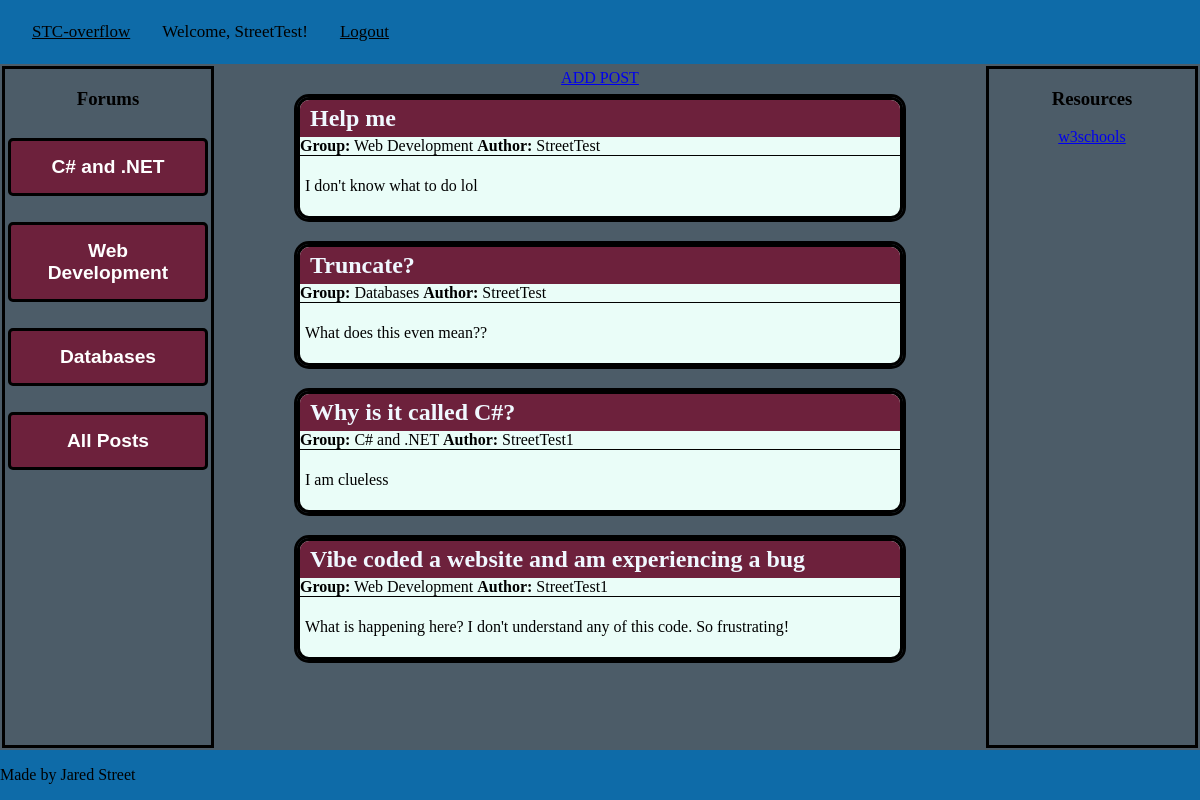
/STC-overflow/index.php (signed in), run on the app's committed database.
### tables this page shows
CREATE TABLE IF NOT EXISTS `posts` (
  `id` int NOT NULL AUTO_INCREMENT,
  `user_id` int NOT NULL,
  `forum_group` varchar(255) NOT NULL,
  `title` varchar(255) NOT NULL,
  `content` text NOT NULL,
  `created_at` timestamp NULL DEFAULT CURRENT_TIMESTAMP,
  PRIMARY KEY (`id`),
  KEY `user_id` (`user_id`)
);

CREATE TABLE IF NOT EXISTS `users` (
  `id` int NOT NULL AUTO_INCREMENT,
  `username` varchar(50) NOT NULL,
  `email` varchar(191) NOT NULL,
  `password` varchar(255) NOT NULL,
  `created_at` timestamp NULL DEFAULT CURRENT_TIMESTAMP,
  `remember_token` varchar(255) DEFAULT NULL,
  PRIMARY KEY (`id`),
  UNIQUE KEY `username` (`username`),
  UNIQUE KEY `email` (`email`)
);

### STC-overflow/controllers/HomeController.php (called while the page is built)
<?php
require_once('model/postDb.php');
require_once('model/db.php');
$postModel = new Post();
$posts = $postModel->getPosts($db);
require 'view/home.php';
?>

### STC-overflow/model/postDb.php (called while the page is built, shortened)
<?php
class Post {
    function getPosts($db) {
        try {
            $stmt = $db->prepare("SELECT posts.id, posts.user_id, users.username, posts.forum_group, posts.title, posts.content
                                FROM posts
                                JOIN users ON posts.user_id = users.id");
            $stmt->execute();
            return $stmt->fetchAll(PDO::FETCH_ASSOC);
        } catch (PDOException $e) {
            error_log("DB error: " . $e->getMessage());
            return false;
        }
    }
}
?>

### STC-overflow/view/home.php (the view, shortened to what this page needs)
<div class="wrapper">
    <div class="forum-container">
        <h3>Forums</h3>
        <form method="GET">
            <button type="submit" name="group" value="C# and .NET">C# and .NET</button>
        </form>
        <form method="GET">
            <button type="submit" name="group" value="Web Development">Web Development</button>
        </form>
        <form method="GET">
            <button type="submit" name="group" value="Databases">Databases</button>
        </form>
        <form method="GET">
            <button type="submit">All Posts</button>
        </form>
    </div>
    <div class="main-content">
        <div class="add-post-btn">
            <a class="add-post-btn" href="?action=add_post">ADD POST</a>
        </div>
        <div class="post-container">
            <?php if (!empty($posts)): ?>
                <?php foreach ($posts as $post): ?>
                    <div class="post-card">
                        <h3 class="post-title">
                        <a href="?action=view_post&id=<?= urlencode($post['id']) ?>">
                            <?= htmlspecialchars($post['title']) ?>
                        </a>
                        </h3>
                        <p class="post-info">
                            <strong>Group:</strong> <?php echo htmlspecialchars($post['forum_group']); ?>
                            <strong>Author:</strong> <?php echo htmlspecialchars($post['username']); ?>
                        </p>
                        <p class="post-content"><?php echo nl2br(htmlspecialchars($post['content'])); ?></p>
                    </div>
                <?php endforeach; ?>
            <?php else: ?>
                <p>No posts yet.</p>
            <?php endif; ?>
        </div>
    </div>
    <div class="resources">
        <h3>Resources</h3>
        <a href="https://www.w3schools.com/">w3schools</a>
    </div>
</div>

### STC-overflow/styles/styles.css (style rules this page uses)
html, body { height: 100%; margin: 0; display: flex; flex-direction: column; }
body { background-color: #4C5C68; }
.add-post-btn { text-align: center; }
.wrapper { flex: 1; display: grid; grid-template-columns: 1fr 3fr 1fr; grid-template-rows: 1fr; grid-column-gap: 5rem; grid-row-gap: 0px; padding: 5px; }
.forum-container { display: flex; flex-direction: column; align-items: center; gap: 10px; outline: 3px solid black; }
.forum-container button { width: 200px; padding: 15px; background-color: #6d213c; color: white; border: 3px solid black; border-radius: 5px; font-size: 1.2em; font-weight: bold; cursor: pointer; text-align: center; transition: all 0.2s ease; }
.post-card { border: 3px solid black; border-radius: 12px; overflow: hidden; background-color: #eafdf8; margin-bottom: 25px; max-width: 600px; margin-inline: auto; margin-top: 10px; }
.post-title { background-color: #6d213c; color: #f0f8ff; padding: 5px 10px; font-size: 1.5em; font-weight: bold; margin: 0; }
.post-title a { text-decoration: none; color: inherit; display: block; }
.post-content { padding: 5px; color: black; font-size: 1em; word-wrap: break-word; overflow-wrap: break-word; }
.post-info { padding: 0; margin: 0; border-bottom: 1px solid black; }
.post-container { grid-area: 1 / 2 / 2 / 3; display: block; }
.resources { grid-area: 1 / 3 / 2 / 4; display: block; outline: 3px solid black; text-align: center; }
.post-card { display: block; outline: 3px solid black; }

### data on the page
posts: title "Help me", forum_group "Web Development", user.username "StreetTest", content "I don't know what to do lol"
posts: title "Truncate?", forum_group "Databases", user.username "StreetTest", content "What does this even mean??"
posts: title "Why is it called C#?", forum_group "C# and .NET", user.username "StreetTest1", content "I am clueless"
posts: title "Vibe coded a website and am experiencing a bug", forum_group "Web Development", user.username "StreetTest1", content "What is happening here? I don't understand any of this code. So frustrating!"

### other printed values
$_SESSION['username'] "StreetTest"
